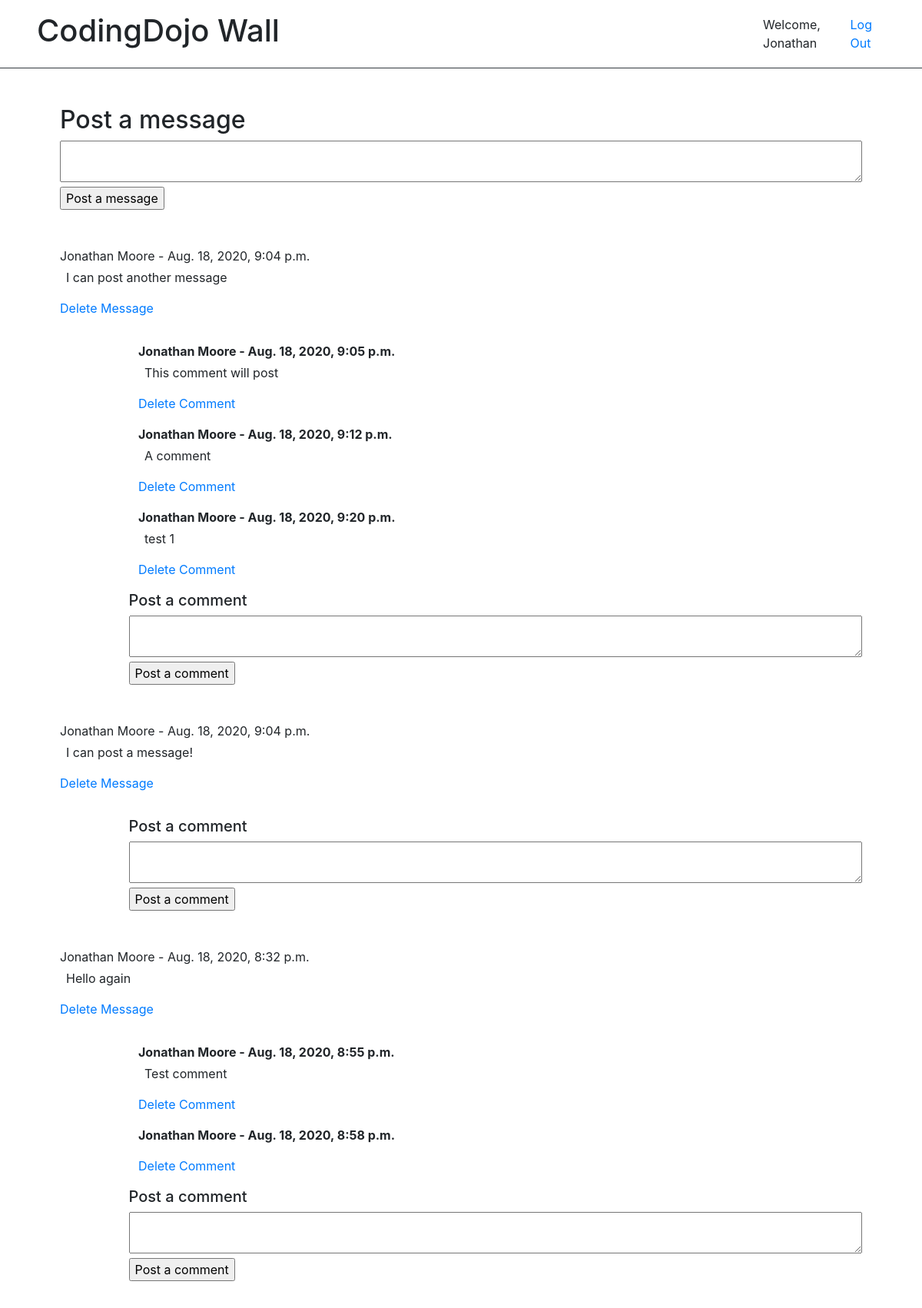
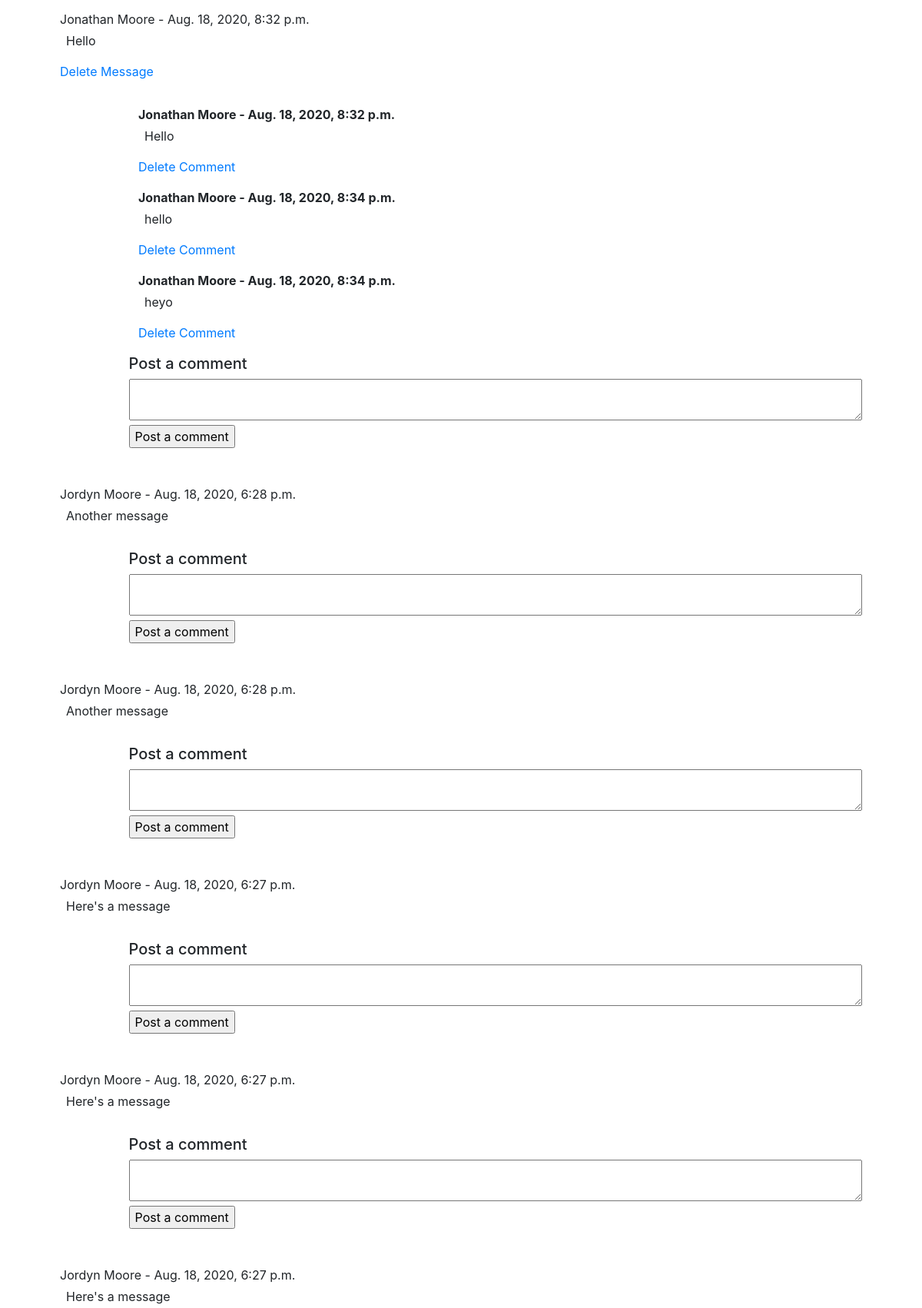
Screenshot of /wall/ (signed in, upper part) with the database file from the repository (2 pictures, top to bottom).
### login_app/models.py (models this page shows, shortened)
class User(models.Model):
    f_name = models.CharField(max_length=100)
    l_name = models.CharField(max_length=100)
    email = models.CharField(max_length=255)
    dob = models.DateField()
    password = models.CharField(max_length=100)
    created_at = models.DateTimeField(auto_now_add=True)
    updated_at = models.DateTimeField(auto_now=True)
    objects = UserManager()

### wall_app/models.py (models this page shows)
class Message(models.Model):
    content = models.TextField()
    user = models.ForeignKey(User,related_name='messages',on_delete=models.CASCADE)
    created_at = models.DateTimeField(auto_now_add=True)
    updated_at = models.DateTimeField(auto_now=True)

class Comment(models.Model):
    content = models.TextField()
    user = models.ForeignKey(User,related_name='comments',on_delete=models.CASCADE)
    message = models.ForeignKey(Message,related_name='comments',on_delete=models.CASCADE)
    created_at = models.DateTimeField(auto_now_add=True)
    updated_at = models.DateTimeField(auto_now=True)

### wall_app/views.py (the view)
# urls.py: path('', views.index),
def index(request):
    if 'logged_user_id' in request.session:
        context = {
            'messages': Message.objects.all()
        }
        return render(request, 'welcome.html', context)
    return redirect('/')

### wall_app/templates/welcome.html (shortened to what this page needs)
<!DOCTYPE html>
<html lang="en">
<head>
    <link rel="stylesheet" href="https://stackpath.bootstrapcdn.com/bootstrap/4.5.2/css/bootstrap.min.css">
</head>
<body>
    <div class="container-fluid py-3 px-5 border-bottom border-dark">
        <div class="row d-flex justify-content-between">
            <div class="col-4">
                <h1>CodingDojo Wall</h1>
            </div>
            <div class="col-2 d-flex justify-content-between align-items-center">
                <p class="mb-0">Welcome, {{request.session.logged_user_name}}</p>
                <p class="mb-0"><a href="/logout/">Log Out</a></p>
            </div>
        </div>
    </div>
    <div class="container p-5">
        <div class="row mb-5">
            <div class="col-12">
                <form method="POST" id="message_form">
                    <h2>Post a message</h2>
                    <textarea name="message" class="w-100" id="message_content"></textarea>
                    <input type="submit" value="Post a message" id="message_submit">
                </form>
            </div>
        </div>
        <div class="row">
            <div class="col-12" id="messages">
                {% for message in messages reversed %}
                <div class="row mb-5">
                    <div class="col-12 mb-3">
                        <p class="mb-1">{{message.user.f_name}} {{message.user.l_name}} - {{message.updated_at}}</p>
                        <p class="px-2">{{message.content}}</p>
                        {% if message.user.id == request.session.logged_user_id %}
                        <p><a href="/wall/delete/message/{{message.id}}/">Delete Message</a></p>
                        {% endif %}
                    </div>
                    {% if message.comments.all|length > 0 %}
                    <div class="col-12" id="comments">
                        {% for comment in message.comments.all %}
                        <div class="col-11 offset-1 mb-3">
                            <p class="mb-1"><b>{{comment.user.f_name}} {{comment.user.l_name}} - {{comment.updated_at}}</b></p>
                            <p class="px-2">{{comment.content}}</p>
                            {% if comment.user.id == request.session.logged_user_id %}
                            <p><a href="/wall/delete/comment/{{comment.id}}/">Delete Comment</a></p>
                            {% endif %}
                        </div>
                        {% endfor %}
                    </div>
                    {% endif %}
                    <div class="col-11 offset-1">
                        <form method="POST" class="comment_form">
                            <h5>Post a comment</h5>
                            <textarea name="comment" class="w-100"></textarea>
                            <input type="submit" value="Post a comment">
                        </form>
                    </div>
                </div>
                {% endfor %}
            </div>
        </div>
    </div>
</body>
</html>

### rows the page displays
User: session.logged_user_name "Jonathan"
Message: user.f_name "Jonathan", user.l_name "Moore", updated_at "Aug. 18, 2020, 9:04 p.m.", content "I can post another message"
Comment: user.f_name "Jonathan", user.l_name "Moore", updated_at "Aug. 18, 2020, 9:05 p.m.", content "This comment will post"
Comment: user.f_name "Jonathan", user.l_name "Moore", updated_at "Aug. 18, 2020, 9:12 p.m.", content "A comment"
Comment: user.f_name "Jonathan", user.l_name "Moore", updated_at "Aug. 18, 2020, 9:20 p.m.", content "test 1"
Message: user.f_name "Jonathan", user.l_name "Moore", updated_at "Aug. 18, 2020, 9:04 p.m.", content "I can post a message!"
Message: user.f_name "Jonathan", user.l_name "Moore", updated_at "Aug. 18, 2020, 8:32 p.m.", content "Hello again"
Comment: user.f_name "Jonathan", user.l_name "Moore", updated_at "Aug. 18, 2020, 8:55 p.m.", content "Test comment"
Comment: user.f_name "Jonathan", user.l_name "Moore", updated_at "Aug. 18, 2020, 8:58 p.m."
Message: user.f_name "Jonathan", user.l_name "Moore", updated_at "Aug. 18, 2020, 8:32 p.m.", content "Hello"
Comment: user.f_name "Jonathan", user.l_name "Moore", updated_at "Aug. 18, 2020, 8:32 p.m.", content "Hello"
Comment: user.f_name "Jonathan", user.l_name "Moore", updated_at "Aug. 18, 2020, 8:34 p.m.", content "hello"
Comment: user.f_name "Jonathan", user.l_name "Moore", updated_at "Aug. 18, 2020, 8:34 p.m.", content "heyo"
Message: user.f_name "Jordyn", user.l_name "Moore", updated_at "Aug. 18, 2020, 6:28 p.m.", content "Another message"
Message: user.f_name "Jordyn", user.l_name "Moore", updated_at "Aug. 18, 2020, 6:28 p.m.", content "Another message"
Message: user.f_name "Jordyn", user.l_name "Moore", updated_at "Aug. 18, 2020, 6:27 p.m.", content "Here's a message"
Message: user.f_name "Jordyn", user.l_name "Moore", updated_at "Aug. 18, 2020, 6:27 p.m.", content "Here's a message"
Message: user.f_name "Jordyn", user.l_name "Moore", updated_at "Aug. 18, 2020, 6:27 p.m.", content "Here's a message"
